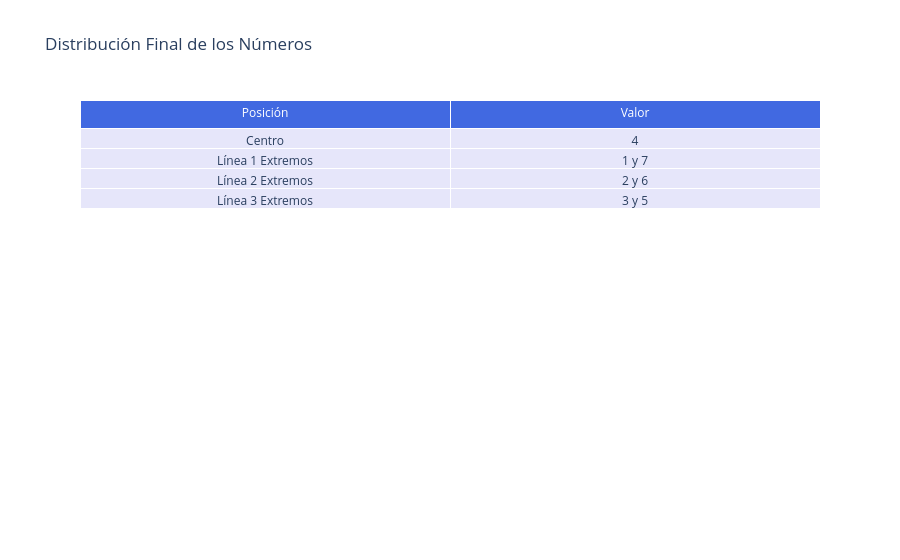

The code cell stored with this chart in its notebook:
### Markdown cell above
### Visualización Interactiva (Plotly)

### Code cell
import plotly.graph_objects as go

fig = go.Figure(data=[go.Table(
    header=dict(values=['Posición', 'Valor'], fill_color='royalblue', font=dict(color='white')),
    cells=dict(values=[['Centro', 'Línea 1 Extremos', 'Línea 2 Extremos', 'Línea 3 Extremos'],
                       [4, '1 y 7', '2 y 6', '3 y 5']], fill_color='lavender')
)])

fig.update_layout(title="Distribución Final de los Números")
fig.show()
fig.write_image("C:\\Users\\marco\\Downloads\\distribucion_final_numeros.png")

### Figure 1 — Plotly figure (JSON) as saved in the notebook; plotly's stock layout.template omitted (floating-point values rounded to 4 significant figures)
{"data": [{"cells": {"fill": {"color": "lavender"}, "values": [["Centro", "Línea 1 Extremos", "Línea 2 Extremos", "Línea 3 Extremos"], [4, "1 y 7", "2 y 6", "3 y 5"]]}, "header": {"fill": {"color": "royalblue"}, "font": {"color": "white"}, "values": ["Posición", "Valor"]}, "type": "table"}], "layout": {"title": {"text": "Distribución Final de los Números"}}}
